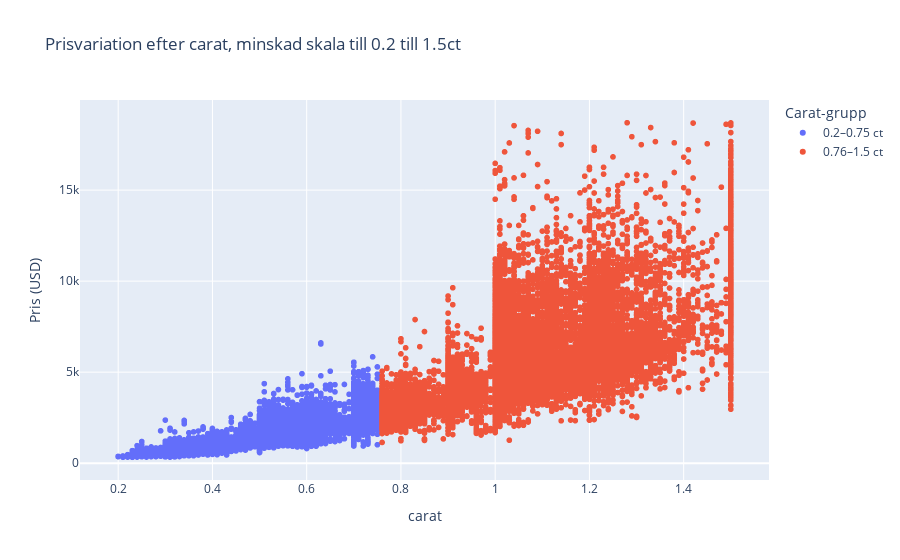

This figure's notebook cell:
### Code cell
# Skapa två grupper: små och större diamanter
df_filtered = df[((df['carat'] >= 0.1) & (df['carat'] <= 0.75)) | 
                 ((df['carat'] >= 0.76) & (df['carat'] <= 1.5))]

# Lägg till storlekskategori
df_filtered["size_group"] = df_filtered["carat"].apply(lambda x: "0.2–0.75 ct" if x <= 0.75 else "0.76–1.5 ct")

# Boxplot: Prisvariation efter Slipkvalitet (Cut)
fig1 = px.scatter(df_filtered,
              x="carat",
              y="price",
              color="size_group",
              title="Prisvariation efter carat, minskad skala till 0.2 till 1.5ct",
              labels={"cut": "Slipkvalitet", "price": "Pris (USD)", "size_group": "Carat-grupp"})

fig1.show()

### Figure 1 — Plotly figure (JSON) as saved in the notebook; plotly's stock layout.template omitted (floating-point values rounded to 4 significant figures; data arrays with more than 128 entries replaced by an {"elided": "..."} marker saying what was removed)
{"data": [{"hovertemplate": "Carat-grupp=0.2–0.75 ct<br>carat=%{x}<br>Pris (USD)=%{y}<extra></extra>", "legendgroup": "0.2–0.75 ct", "marker": {"color": "#636efa", "symbol": "circle"}, "mode": "markers", "name": "0.2–0.75 ct", "showlegend": true, "type": "scattergl", "x": {"elided": "30179 float values"}, "xaxis": "x", "y": {"elided": "30179 float values"}, "yaxis": "y"}, {"hovertemplate": "Carat-grupp=0.76–1.5 ct<br>carat=%{x}<br>Pris (USD)=%{y}<extra></extra>", "legendgroup": "0.76–1.5 ct", "marker": {"color": "#EF553B", "symbol": "circle"}, "mode": "markers", "name": "0.76–1.5 ct", "showlegend": true, "type": "scattergl", "x": {"elided": "18110 float values"}, "xaxis": "x", "y": {"elided": "18110 float values"}, "yaxis": "y"}], "layout": {"legend": {"title": {"text": "Carat-grupp"}, "tracegroupgap": 0}, "title": {"text": "Prisvariation efter carat, minskad skala till 0.2 till 1.5ct"}, "xaxis": {"anchor": "y", "domain": [0, 1], "title": {"text": "carat"}}, "yaxis": {"anchor": "x", "domain": [0, 1], "title": {"text": "Pris (USD)"}}}}
